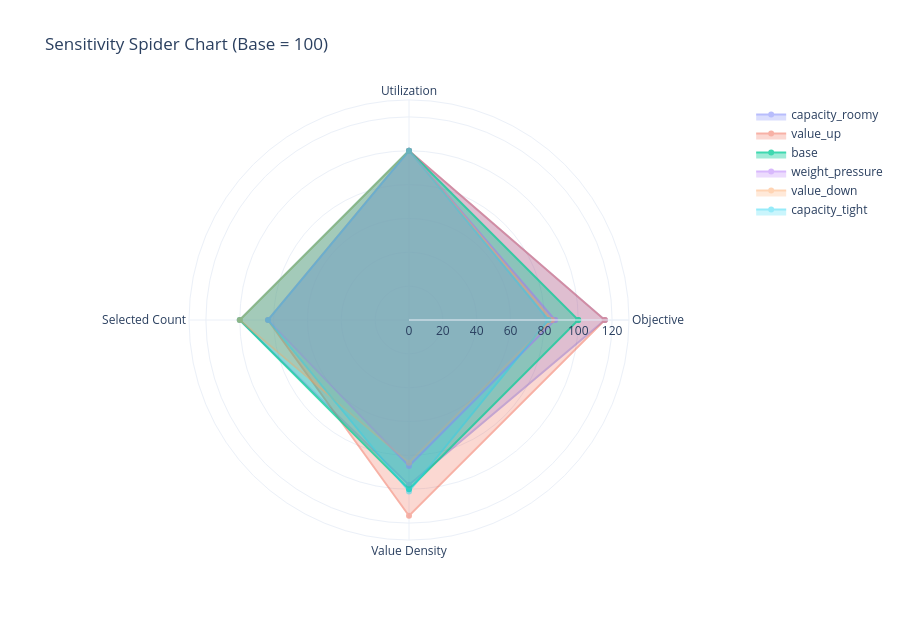
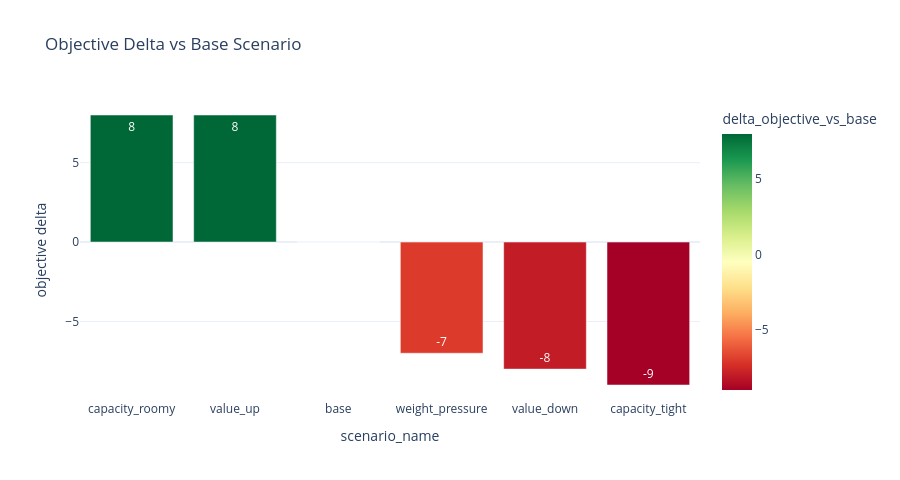
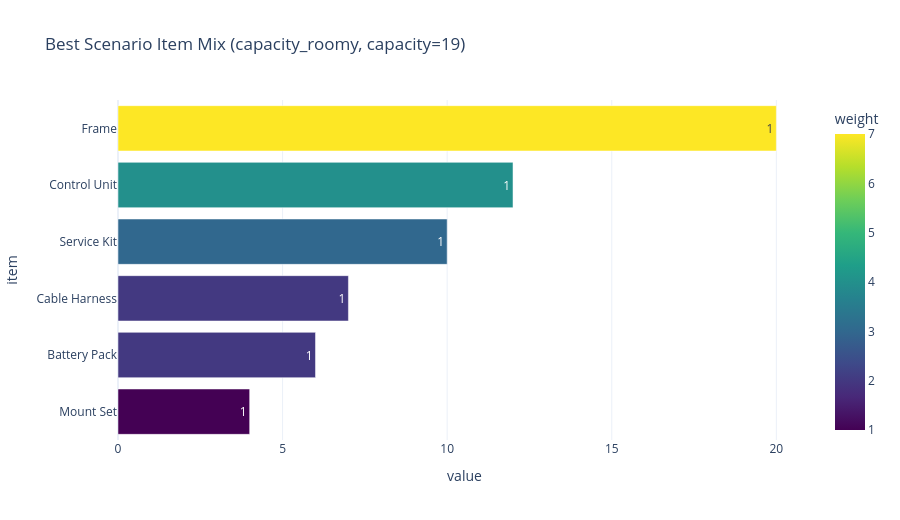

Notebook code cell kept with these figures, in order:
### Code cell
# Step 5: Sensitivity dashboard with spider chart
import pandas as pd
import plotly.express as px
import plotly.graph_objects as go
from plotly.subplots import make_subplots

scenario_df = pd.DataFrame(scenario_rows)
scenario_df = scenario_df.sort_values(["objective", "scenario_name"], ascending=[False, True]).reset_index(drop=True)

objective_ci = decision_analytics.get("objective_ci", {})
solve_time_ci = decision_analytics.get("solve_time_ci", {})
print("[Dashboard summary]")
print(executive_summary)
print(
    json.dumps(
        {
            "feasible_rate_pct": round(100.0 * float(decision_analytics.get("feasible_rate", 0) or 0), 1),
            "objective_ci": {
                "mean": objective_ci.get("mean"),
                "lower": objective_ci.get("lower"),
                "upper": objective_ci.get("upper"),
            },
            "solve_time_ci": {
                "mean": solve_time_ci.get("mean"),
                "lower": solve_time_ci.get("lower"),
                "upper": solve_time_ci.get("upper"),
            },
        },
        indent=2,
    )
)

print("\n[Sensitivity table]")
display(
    scenario_df[
        [
            "scenario_name",
            "capacity",
            "weight_mult",
            "value_mult",
            "objective",
            "delta_objective_vs_base",
            "utilization_pct",
            "delta_utilization_vs_base",
            "selected_count",
            "delta_selected_count_vs_base",
            "status",
        ]
    ]
)

# Spider chart metrics (normalized around base=100 for direct sensitivity interpretation)
base_row_df = scenario_df[scenario_df["scenario_name"] == "base"].iloc[0]
base_objective = max(1.0, float(base_row_df["objective"]))
base_utilization = max(1.0, float(base_row_df["utilization_pct"]))
base_selected_count = max(1.0, float(base_row_df["selected_count"]))
base_value_density = max(1e-6, float(base_row_df["objective"]) / max(float(base_row_df["used_capacity"]), 1.0))

radar_categories = [
    "objective_index",
    "utilization_index",
    "selected_count_index",
    "value_density_index",
]
radar_labels = {
    "objective_index": "Objective",
    "utilization_index": "Utilization",
    "selected_count_index": "Selected Count",
    "value_density_index": "Value Density",
}

radar_df = scenario_df.copy()
radar_df["objective_index"] = 100.0 * radar_df["objective"] / base_objective
radar_df["utilization_index"] = 100.0 * radar_df["utilization_pct"] / base_utilization
radar_df["selected_count_index"] = 100.0 * radar_df["selected_count"] / base_selected_count
radar_df["value_density_index"] = 100.0 * (
    (radar_df["objective"] / radar_df["used_capacity"].clip(lower=1.0)) / base_value_density
)

fig_radar = go.Figure()
for _, row in radar_df.iterrows():
    fig_radar.add_trace(
        go.Scatterpolar(
            r=[float(row[c]) for c in radar_categories] + [float(row[radar_categories[0]])],
            theta=[radar_labels[c] for c in radar_categories] + [radar_labels[radar_categories[0]]],
            fill="toself",
            name=str(row["scenario_name"]),
            opacity=0.45 if row["scenario_name"] != "base" else 0.75,
            hovertemplate=(
                "scenario=%{text}<br>metric=%{theta}<br>index=%{r:.1f}<extra></extra>"
            ),
            text=[str(row["scenario_name"])] * (len(radar_categories) + 1),
        )
    )

fig_radar.update_layout(
    title="Sensitivity Spider Chart (Base = 100)",
    template="plotly_white",
    height=620,
    polar=dict(radialaxis=dict(visible=True, range=[0, max(130, float(radar_df[radar_categories].max().max()) + 10)])),
)
fig_radar.show()

# Delta chart for quick business interpretation
fig_delta = px.bar(
    scenario_df,
    x="scenario_name",
    y="delta_objective_vs_base",
    color="delta_objective_vs_base",
    text="delta_objective_vs_base",
    title="Objective Delta vs Base Scenario",
    color_continuous_scale="RdYlGn",
)
fig_delta.update_layout(template="plotly_white", height=480, xaxis_title="scenario_name", yaxis_title="objective delta")
fig_delta.show()

best_items_df = pd.DataFrame(best_processed.get("items", []))
if not best_items_df.empty:
    best_items_df = best_items_df.sort_values("value", ascending=True)
    fig_best = px.bar(
        best_items_df,
        x="value",
        y="item",
        color="weight",
        orientation="h",
        text="count",
        title=f"Best Scenario Item Mix ({best_scenario_name}, capacity={best_capacity})",
        color_continuous_scale="Viridis",
    )
    fig_best.update_layout(template="plotly_white", height=520)
    fig_best.show()
else:
    print("No selected items in best scenario.")

### Figure 1 — Plotly figure (JSON) as saved in the notebook; plotly's stock layout.template omitted (floating-point values rounded to 4 significant figures)
{"data": [{"fill": "toself", "hovertemplate": "scenario=%{text}<br>metric=%{theta}<br>index=%{r:.1f}<extra></extra>", "name": "capacity_roomy", "opacity": 0.45, "r": [115.7, 100, 100, 97.42, 115.7], "text": ["capacity_roomy", "capacity_roomy", "capacity_roomy", "capacity_roomy", "capacity_roomy"], "theta": ["Objective", "Utilization", "Selected Count", "Value Density", "Objective"], "type": "scatterpolar"}, {"fill": "toself", "hovertemplate": "scenario=%{text}<br>metric=%{theta}<br>index=%{r:.1f}<extra></extra>", "name": "value_up", "opacity": 0.45, "r": [115.7, 100, 83.33, 115.7, 115.7], "text": ["value_up", "value_up", "value_up", "value_up", "value_up"], "theta": ["Objective", "Utilization", "Selected Count", "Value Density", "Objective"], "type": "scatterpolar"}, {"fill": "toself", "hovertemplate": "scenario=%{text}<br>metric=%{theta}<br>index=%{r:.1f}<extra></extra>", "name": "base", "opacity": 0.75, "r": [100, 100, 100, 100, 100], "text": ["base", "base", "base", "base", "base"], "theta": ["Objective", "Utilization", "Selected Count", "Value Density", "Objective"], "type": "scatterpolar"}, {"fill": "toself", "hovertemplate": "scenario=%{text}<br>metric=%{theta}<br>index=%{r:.1f}<extra></extra>", "name": "weight_pressure", "opacity": 0.45, "r": [86.27, 100, 83.33, 86.27, 86.27], "text": ["weight_pressure", "weight_pressure", "weight_pressure", "weight_pressure", "weight_pressure"], "theta": ["Objective", "Utilization", "Selected Count", "Value Density", "Objective"], "type": "scatterpolar"}, {"fill": "toself", "hovertemplate": "scenario=%{text}<br>metric=%{theta}<br>index=%{r:.1f}<extra></extra>", "name": "value_down", "opacity": 0.45, "r": [84.31, 100, 100, 84.31, 84.31], "text": ["value_down", "value_down", "value_down", "value_down", "value_down"], "theta": ["Objective", "Utilization", "Selected Count", "Value Density", "Objective"], "type": "scatterpolar"}, {"fill": "toself", "hovertemplate": "scenario=%{text}<br>metric=%{theta}<br>index=%{r:.1f}<extra></extra>", "name": "capacity_tight", "opacity": 0.45, "r": [82.35, 100, 83.33, 101.4, 82.35], "text": ["capacity_tight", "capacity_tight", "capacity_tight", "capacity_tight", "capacity_tight"], "theta": ["Objective", "Utilization", "Selected Count", "Value Density", "Objective"], "type": "scatterpolar"}], "layout": {"height": 620, "polar": {"radialaxis": {"range": [0, 130], "visible": true}}, "title": {"text": "Sensitivity Spider Chart (Base = 100)"}}}

### Figure 2 — Plotly figure (JSON) as saved in the notebook; plotly's stock layout.template omitted (floating-point values rounded to 4 significant figures)
{"data": [{"hovertemplate": "scenario_name=%{x}<br>delta_objective_vs_base=%{marker.color}<extra></extra>", "legendgroup": "", "marker": {"color": [8.0, 8.0, 0.0, -7.0, -8.0, -9.0], "coloraxis": "coloraxis", "pattern": {"shape": ""}}, "name": "", "orientation": "v", "showlegend": false, "text": [8.0, 8.0, 0.0, -7.0, -8.0, -9.0], "textposition": "auto", "type": "bar", "x": ["capacity_roomy", "value_up", "base", "weight_pressure", "value_down", "capacity_tight"], "xaxis": "x", "y": [8.0, 8.0, 0.0, -7.0, -8.0, -9.0], "yaxis": "y"}], "layout": {"barmode": "relative", "coloraxis": {"colorbar": {"title": {"text": "delta_objective_vs_base"}}, "colorscale": [[0, "rgb(165,0,38)"], [0.1, "rgb(215,48,39)"], [0.2, "rgb(244,109,67)"], [0.3, "rgb(253,174,97)"], [0.4, "rgb(254,224,139)"], [0.5, "rgb(255,255,191)"], [0.6, "rgb(217,239,139)"], [0.7, "rgb(166,217,106)"], [0.8, "rgb(102,189,99)"], [0.9, "rgb(26,152,80)"], [1, "rgb(0,104,55)"]]}, "height": 480, "legend": {"tracegroupgap": 0}, "title": {"text": "Objective Delta vs Base Scenario"}, "xaxis": {"anchor": "y", "domain": [0, 1], "title": {"text": "scenario_name"}}, "yaxis": {"anchor": "x", "domain": [0, 1], "title": {"text": "objective delta"}}}}

### Figure 3 — Plotly figure (JSON) as saved in the notebook; plotly's stock layout.template omitted (floating-point values rounded to 4 significant figures)
{"data": [{"hovertemplate": "value=%{x}<br>item=%{y}<br>count=%{text}<br>weight=%{marker.color}<extra></extra>", "legendgroup": "", "marker": {"color": [1, 2, 2, 3, 4, 7], "coloraxis": "coloraxis", "pattern": {"shape": ""}}, "name": "", "orientation": "h", "showlegend": false, "text": [1.0, 1.0, 1.0, 1.0, 1.0, 1.0], "textposition": "auto", "type": "bar", "x": [4, 6, 7, 10, 12, 20], "xaxis": "x", "y": ["Mount Set", "Battery Pack", "Cable Harness", "Service Kit", "Control Unit", "Frame"], "yaxis": "y"}], "layout": {"barmode": "relative", "coloraxis": {"colorbar": {"title": {"text": "weight"}}, "colorscale": [[0, "#440154"], [0.1111, "#482878"], [0.2222, "#3e4989"], [0.3333, "#31688e"], [0.4444, "#26828e"], [0.5556, "#1f9e89"], [0.6667, "#35b779"], [0.7778, "#6ece58"], [0.8889, "#b5de2b"], [1, "#fde725"]]}, "height": 520, "legend": {"tracegroupgap": 0}, "title": {"text": "Best Scenario Item Mix (capacity_roomy, capacity=19)"}, "xaxis": {"anchor": "y", "domain": [0, 1], "title": {"text": "value"}}, "yaxis": {"anchor": "x", "domain": [0, 1], "title": {"text": "item"}}}}
